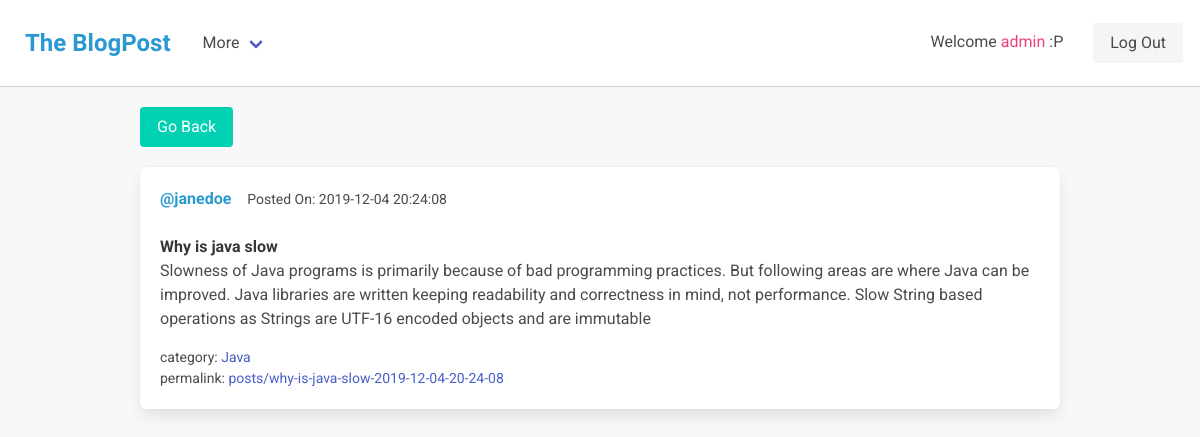
Page /posts/why-is-java-slow-2019-12-04-20-24-08 (signed in) on the committed database.
### models/User.py (models this page shows, shortened)
class User(UserMixin,db.Model):
    id = db.Column(db.Integer, primary_key=True)
    username = db.Column(db.String(64), index=True, unique=True)
    email = db.Column(db.String(120), index=True, unique=True)
    password_hash = db.Column(db.String(128))

### tables this page shows
CREATE TABLE post(
id INTEGER PRIMARY KEY AUTOINCREMENT,
author TEXT,
title TEXT,
content TEXT,
publish_date TEXT,
permalink TEXT,
isPublished INTEGER DEFAULT 1,
category_id INTEGER
);

CREATE TABLE category(
id INTEGER PRIMARY KEY AUTOINCREMENT,
category_name TEXT
);

### app.py (the view)
@app.route("/posts/<permalink>")
@login_required
def show_post(permalink):
    post=Post().view_by_permalink(str(permalink))
    return render_template('single_post.html',post=post)

### app.py (called while the page is built)
@login.user_loader
def load_user(id):
    return User.User.query.get(id)

### models/Post.py (called while the page is built)
    def view_by_permalink(self,permalink):
        query="""SELECT p.title, p.content, p.publish_date, p.permalink, u.username, c.category_name,c.id FROM post p
        inner join category c on c.id=p.category_id
        inner join user u on u.id = p.author
        WHERE p.permalink= ?"""
        values=(permalink,)
        result=self.fetch_single_row(query,values)
        return result

### models/database.py (called while the page is built)
    def fetch_single_row(self,query,data):
        conn=sqlite3.connect("./blog.db")
        cur=conn.cursor()
        cur.execute(query,data)
        fetchedRow=cur.fetchone()
        return fetchedRow

### templates/single_post.html (shortened to what this page needs)
    {% extends "base.html" %}
    {% block content %}
    <div class="container">
        <a href="/" class="button is-primary" style="margin-bottom: 20px;">Go Back</a>
        <div class="box">
            <article class="media">
                <div class="media-content">
                    <div class="content">
                        <p>
                        <strong style="color:#2B99D1;">@{{post[4]}}</strong> &nbsp; &nbsp;<small>Posted On: {{post[2]}}</small>
                        <br> <br>
                        <strong>{{post[0]}}</strong> <br>
                        {{post[1]}}
                        </p>
                        <p>
                            <small>category: <a href="#">{{post[5]}}</a></small> <br>
                            <small>permalink: <a href="/posts/{{post[3]}}">posts/{{post[3]}}</a></small>
                        </p>
                    </div>
                </div>
            </article>
        </div>
    </div>
    {% endblock %}

### templates/base.html (shortened to what this page needs)
<html>
    <head>
        <link rel="stylesheet" href="https://cdnjs.cloudflare.com/ajax/libs/bulma/0.6.2/css/bulma.min.css" />
    </head>
    <body>
        <nav class="navbar" role="navigation" aria-label="main navigation">
            <div class="navbar-brand">
              <a href="/" class="logo">The BlogPost</a>
            </div>
            <div id="navbarBasicExample" class="navbar-menu">
              <div class="navbar-start">
                {% if not current_user.is_anonymous %}
                <div class="navbar-item has-dropdown is-hoverable">
                  <a class="navbar-link">
                    More
                  </a>
                </div>
                {% endif %}
              </div>
            </div>
            <div class="navbar-end">
              <div class="navbar-item">
                <div class="buttons">
                  {% if current_user.is_anonymous %}
                  <a class="button is-info" href="{{url_for('login')}}">
                    <strong>Log In</strong>
                  </a>
                  {% else %}
                  <p style="padding: 0px 30px 10px 10px; ">Welcome <span style="color:#EE3E80"> {{current_user.username}} </span>:P</p>
                  <a class="button is-light" href="{{url_for('logout')}}">
                    Log Out
                  </a>
                  {% endif %}
                </div>
              </div>
            </div>
        </nav>
        {% block content %}{% endblock %}
    </body>
</html>

### templates/base.html (style rules this page uses)
body { font-family: 'Roboto', sans-serif; margin: 0; background-color: #F9F8F8; }
.navbar { padding:5px; background-color: #fff; border-bottom: 1px solid #CDCDCD; }
.logo { font-weight: bold; font-size: 1.5em; color:#2B99D1; padding:20px 20px; font-family: 'Freckle Face', cursive; }
.container { padding:20px; }

### rows in the picture
User: username "admin"
User: username "janedoe"
post: publish_date "2019-12-04 20:24:08", title "Why is java slow", content "Slowness of Java programs is primarily because of bad programming practices. But following areas are where Java can be improved. Java libraries are written keeping readability and correctness in mind, not performance. Slow String based operations as Strings are UTF-16 encoded objects and are immutable", permalink "why-is-java-slow-2019-12-04-20-24-08"
category: category_name "Java"
